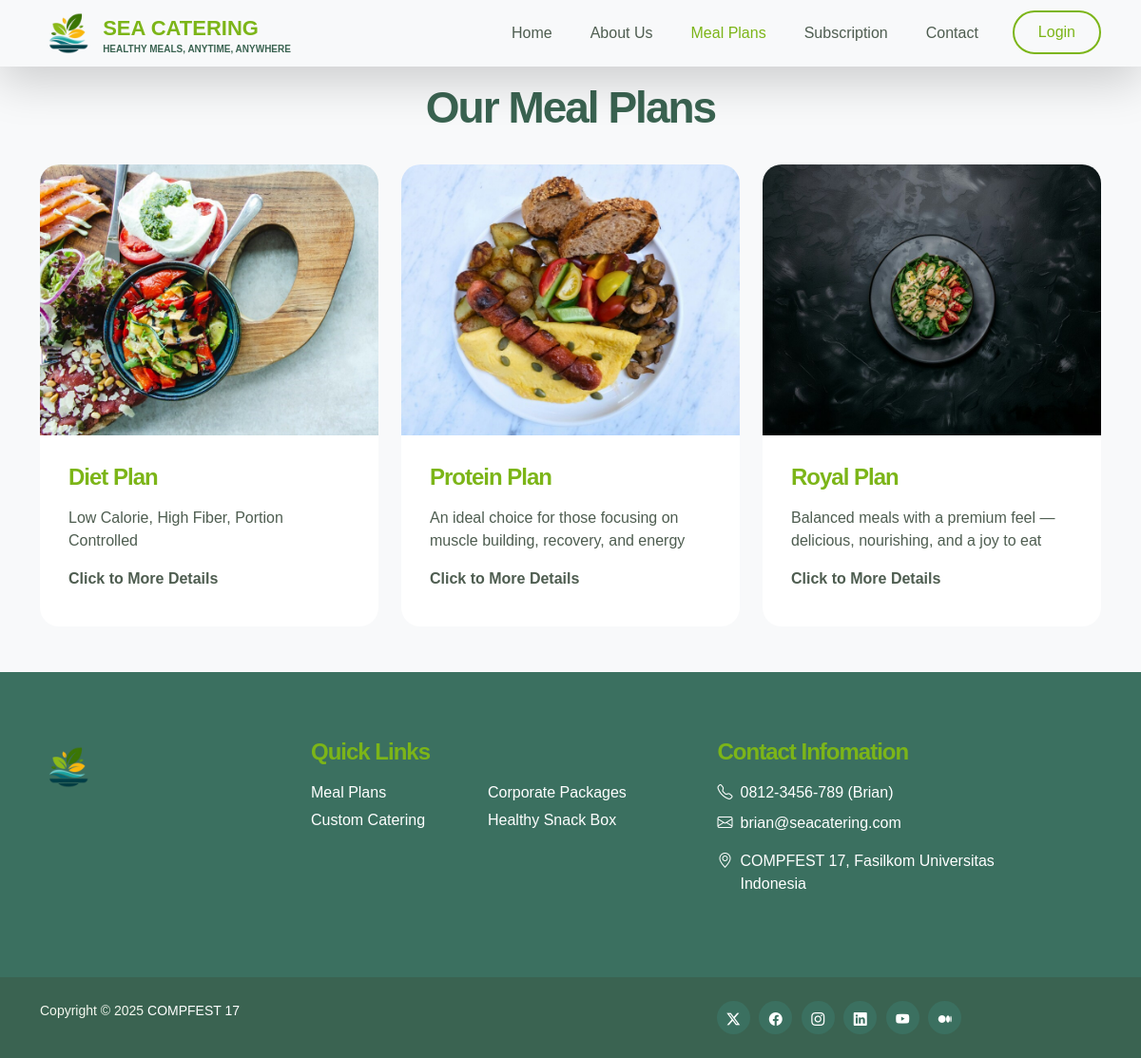
The app's page /index.php?page=meals with its own data.
### tables this page shows
CREATE TABLE `mealplans` (
  `plan_id` int(11) NOT NULL,
  `name` varchar(255) NOT NULL,
  `price_per_meal` decimal(10,2) NOT NULL,
  `description` text DEFAULT NULL,
  `image_url` varchar(255) DEFAULT NULL
);

### meals/content.php (the view, shortened to what this page needs)
<?php
include 'auth/db_connect.php';
$query = "SELECT * FROM mealplans";
$result = mysqli_query($conn, $query);
?>
            <section class="mt-3 mb-5">
                <div class="container">
                    <div class="row">
                        <div class="col-lg-12 col-12 text-center mb-4">
                            <h2>Our Meal Plans</h2>
                        </div>
                        <?php
                          $index = 1;
                          while ($row = mysqli_fetch_assoc($result)):
                          ?>
                          <div class="col-lg-4 col-md-6 col-12 mb-4 mb-lg-0">
                            <a data-bs-toggle="modal" data-bs-target="#menuModal<?= $index ?>" class="text-decoration-none text-dark">
                              <div class="custom-block-wrap">
                                <img src="<?= htmlspecialchars($row['image_url']) ?>" class="img-fluid meal-image" alt="">
                                <div class="custom-block">
                                  <div class="custom-block-body">
                                    <h5 class="mb-3"><?= htmlspecialchars($row['name']) ?></h5>
                                    <p><?= htmlspecialchars($row['description']) ?></p>
                                    <div class="d-flex align-items-center my-2">
                                      <p class="mb-0"><strong>Click to More Details</strong></p>
                                    </div>
                                  </div>
                                </div>
                              </div>
                            </a>
                          </div>
                          <?php
                          $index++;
                          endwhile;
                          ?>
                    </div>
                </div>
            </section>

### index.php (shortened to what this page needs)
<!doctype html>
<html lang="en">
    <head>
        <link href="css/bootstrap.min.css" rel="stylesheet">
        <link rel="stylesheet" href="https://cdn.jsdelivr.net/npm/bootstrap-icons@1.11.3/font/bootstrap-icons.min.css">
        <link href="css/style.css" rel="stylesheet">
        <link href="css/dashboard_style.css" rel="stylesheet">
        <link rel="stylesheet" type="text/css" href="https://cdn.jsdelivr.net/npm/daterangepicker/daterangepicker.css" />
        <link rel="stylesheet" href="https://cdnjs.cloudflare.com/ajax/libs/OwlCarousel2/2.3.4/assets/owl.carousel.min.css"/>
        <link rel="stylesheet" href="https://cdnjs.cloudflare.com/ajax/libs/OwlCarousel2/2.3.4/assets/owl.theme.default.min.css"/>
        <link rel="stylesheet" href="https://cdnjs.cloudflare.com/ajax/libs/font-awesome/6.5.0/css/all.min.css">
        <link rel="stylesheet" href="https://cdn.jsdelivr.net/npm/flatpickr/dist/flatpickr.min.css">
    </head>
    <body id="section_1">
    <?php
    include 'layout/navbar.php';
    ?>
        <main>
        <?php
            $page = isset($_GET['page']) ? $_GET['page'] : 'home';
            switch ($page) {
                case 'meals':
                    include 'meals/content.php';
                    break;
            }
        ?>
<?php
include "layout/footer.php";
?>
    </body>
</html>

### layout/navbar.php (shortened to what this page needs)
<?php
    $current_page = basename($_SERVER['PHP_SELF']);
?>
        <nav class="navbar navbar-expand-lg bg-light shadow-lg">
            <div class="container">
                <a class="navbar-brand" href="index.php">
                    <img src="images/logo.png" class="logo img-fluid" alt="Sea Catering">
                    <span>
                        SEA CATERING
                        <small>Healthy Meals, Anytime, Anywhere</small>
                    </span>
                </a>
                <div class="collapse navbar-collapse" id="navbarNav">
                    <ul class="navbar-nav ms-auto">
                        <li class="nav-item">
                            <a class="nav-link <?php if($current_page == 'index.php') echo 'active'; ?>" href="index.php">Home</a>
                        </li>
                        <li class="nav-item">
                            <a class="nav-link scroll-link" href="index.php?page=home#section_2">About Us</a>
                        </li>
                        <li class="nav-item">
                            <a class="nav-link" href="index.php?page=meals">Meal Plans</a>
                        </li>
                        <li class="nav-item">
                            <a class="nav-link" href="index.php?page=subscription">Subscription</a>
                        </li>
                        <li class="nav-item">
                            <a class="nav-link scroll-link" href="index.php?page=home#section_3">Contact</a>
                        </li>
                        <?php
                            if (isset($_SESSION['email'])) {
                        ?>
                        <li class="nav-item dropdown ms-3">
                            <a class="nav-link dropdown-toggle btn custom-btn custom-border-btn" href="#" id="userDropdown" data-bs-toggle="dropdown">
                                <?php echo htmlspecialchars($_SESSION['full_name']); ?>
                            </a>
                            <ul class="dropdown-menu">
                                <?php
                                    include 'auth/db_connect.php';
                                    $email = $_SESSION['email'];
                                    $query = "SELECT role FROM users WHERE email = '$email'";
                                    $result = mysqli_query($conn, $query);
                                    $user = mysqli_fetch_assoc($result);
                                    if ($user['role'] === 'admin') {
                                        echo '<li><a class="dropdown-item" href="?page=dashboard_admin">Dashboard</a></li>';
                                    } else {
                                        echo '<li><a class="dropdown-item" href="?page=dashboard_user">Dashboard</a></li>';
                                    }
                                ?>
                                <li><a class="dropdown-item" href="auth/logout.php">Logout</a></li>
                            </ul>
                        </li>
                        <?php
                        } else{?>
                        <li class="nav-item ms-3">
                            <a class="nav-link custom-btn custom-border-btn btn" href="index.php"data-bs-toggle="modal" data-bs-target="#loginRegisterModal">Login</a>
                        </li>
                        <?php
                        }
                        ?>
                    </ul>
                </div>
            </div>
        </nav>

### layout/footer.php
<footer class="site-footer">
    <div class="container">
        <div class="row">
            <div class="col-lg-3 col-12 mb-4">
                <img src="images/logo.png" class="logo img-fluid" alt="">
            </div>
            <div class="col-lg-4 col-md-6 col-12 mb-4">
                <h5 class="site-footer-title mb-3">Quick Links</h5>
                <ul class="footer-menu">
                    <li class="footer-menu-item"><a href="#" class="footer-menu-link">Meal Plans</a></li>
                    <li class="footer-menu-item"><a href="#" class="footer-menu-link">Custom Catering</a></li>
                    <li class="footer-menu-item"><a href="#" class="footer-menu-link">Corporate Packages</a></li>
                    <li class="footer-menu-item"><a href="#" class="footer-menu-link">Healthy Snack Box</a></li>
                </ul>
            </div>
            <div class="col-lg-4 col-md-6 col-12 mx-auto">
                <h5 class="site-footer-title mb-3">Contact Infomation</h5>
                <p class="text-white d-flex mb-2">
                    <i class="bi-telephone me-2"></i>
                    <a href="tel: 08123456789" class="site-footer-link">
                        0812-3456-789 (Brian)
                    </a>
                </p>
                <p class="text-white d-flex">
                    <i class="bi-envelope me-2"></i>
                    <a href="brian@seacatering.com" class="site-footer-link">
                        brian@seacatering.com
                    </a>
                </p>
                <p class="text-white d-flex mt-3">
                    <i class="bi-geo-alt me-2"></i>
                    COMPFEST 17, Fasilkom Universitas Indonesia
                </p>
            </div>
        </div>
    </div>
    <div class="site-footer-bottom">
        <div class="container">
            <div class="row">
                <div class="col-lg-6 col-md-7 col-12">
                    <p class="copyright-text mb-0">Copyright © 2025 <a href="https://compfest.id/" target="_blank">COMPFEST 17</a></p>
                </div>
                <div class="col-lg-6 col-md-5 col-12 d-flex justify-content-center align-items-center mx-auto">
                    <ul class="social-icon">
                        <li class="social-icon-item">
                            <a href="https://twitter.com/COMPFEST/" class="social-icon-link bi-twitter-x"></a>
                        </li>
                        <li class="social-icon-item">
                            <a href="https://www.facebook.com/COMPFEST/" class="social-icon-link bi-facebook"></a>
                        </li>
                        <li class="social-icon-item">
                            <a href="https://www.instagram.com/compfest/" class="social-icon-link bi-instagram"></a>
                        </li>
                        <li class="social-icon-item">
                            <a href="https://www.linkedin.com/company/compfest/" class="social-icon-link bi-linkedin"></a>
                        </li>
                        <li class="social-icon-item">
                            <a href="https://medium.com/compfest/" class="social-icon-link bi-youtube"></a>
                        </li>
                        <li class="social-icon-item">
                            <a href="https://medium.com/compfest/" class="social-icon-link bi bi-medium"></a>
                        </li>
                    </ul>
                </div>
            </div>
        </div>
    </div>
</footer>

### css/style.css (style rules this page uses)
:root { --white-color: #ffffff; --primary-color: #7CB518; --secondary-color: #3A6351; --primary-bg: #FFE6A9; --section-bg-color: #F4F8EF; --site-footer-bg-color: #3B7060; --custom-btn-bg-color: #7CB518; --custom-btn-bg-hover-color: #A1C935; --dark-color: #1B1B1B; --p-color: #4E5D50; --border-color: #DDE4DA; --body-font-family: 'Metropolis', sans-serif; --h1-font-size: 52px; --h2-font-size: 46px; --h3-font-size: 32px; --h4-font-size: 28px; --h5-font-size: 24px; --h6-font-size: 22px; --p-font-size: 16px; --btn-font-size: 18px; --copyright-font-size: 14px; --border-radius-large: 100px; --border-radius-medium: 20px; --border-radius-small: 10px; --font-weight-light: 300; --font-weight-normal: 400; --font-weight-semibold: 600; --font-weight-bold: 700; }
body { background-color: var(--white-color); font-family: var(--body-font-family); }
h2, h3, h4, h5, h6 { color: var(--dark-color); }
h1, h2, h3, h4, h5, h6 { font-weight: var(--font-weight-semibold); letter-spacing: -1px; }
h2 { color: var(--secondary-color); font-size: var(--h2-font-size); letter-spacing: -2px; }
h5 { color: var(--primary-color); font-size: var(--h5-font-size); }
p { color: var(--p-color); font-size: var(--p-font-size); font-weight: var(--font-weight-light); }
ul li { color: var(--p-color); font-size: var(--p-font-size); font-weight: var(--font-weight-normal); }
a, button { touch-action: manipulation; transition: all 0.3s; }
a { color: var(--p-color); text-decoration: none; }
b, strong { font-weight: var(--font-weight-bold); }
.custom-block-wrap { background: var(--white-color); border-radius: var(--border-radius-medium); position: relative; overflow: hidden; transition: all 0.5s; cursor: pointer; }
.custom-block-body { padding: 30px; }
.custom-btn { background: var(--secondary-color); border: 2px solid transparent; border-radius: var(--border-radius-large); color: var(--white-color); font-size: var(--btn-font-size); font-weight: var(--font-weight-normal); line-height: normal; padding: 15px 25px; }
.navbar-expand-lg .navbar-nav .nav-link.custom-btn { color: var(--custom-btn-bg-color); margin-top: 8px; padding: 12px 25px; }
.custom-border-btn { background: transparent; border: 2px solid var(--custom-btn-bg-color); color: var(--primary-color); }
.navbar { background: var(--white-color); z-index: 9; padding-top: 0; padding-bottom: 0; }
.navbar-brand { color: var(--primary-color); font-size: var(--h6-font-size); font-weight: var(--font-weight-bold); }
.navbar-brand span { display: inline-block; vertical-align: middle; }
.navbar-brand small { color: var(--secondary-color); display: block; font-size: 10px; line-height: normal; text-transform: uppercase; }
.logo { width: 60px; height: auto; }
.navbar-expand-lg .navbar-nav .nav-link { margin-right: 0; margin-left: 0; padding: 20px; }
.navbar-nav .nav-link { display: inline-block; color: var(--p-color); font-size: var(--p-font-size); font-weight: var(--font-weight-medium); position: relative; padding-top: 15px; padding-bottom: 15px; }
.navbar-nav .nav-link.active, .navbar-nav .nav-link:hover { background: transparent; color: var(--primary-color); }
.meal-image { max-height: 666px; object-fit: cover; width: 100%; }
.site-footer { background-color: var(--site-footer-bg-color); padding-top: 70px; }
.site-footer-bottom { background-color: var(--secondary-color); position: relative; z-index: 2; margin-top: 70px; padding-top: 25px; padding-bottom: 25px; }
.site-footer-bottom a { color: var(--white-color); }
.site-footer-link { color: var(--white-color); }
.copyright-text { color: var(--section-bg-color); font-size: var(--copyright-font-size); margin-right: 30px; }
.footer-menu { column-count: 2; margin: 0; padding: 0; }
.footer-menu-item { list-style: none; display: block; }
.footer-menu-link { font-size: var(--p-font-size); color: var(--white-color); display: inline-block; vertical-align: middle; margin-right: 10px; margin-bottom: 5px; }
.social-icon { margin: 0; padding: 0; }
.social-icon-item { list-style: none; display: inline-block; vertical-align: top; }
.social-icon-link { background: var(--site-footer-bg-color); border-radius: var(--border-radius-large); color: var(--white-color); font-size: var(--copyright-font-size); display: block; margin-right: 5px; text-align: center; width: 35px; height: 35px; line-height: 38px; }

### records on screen
mealplans: image_url (picture), name "Diet Plan", description "Low Calorie, High Fiber, Portion Controlled"
mealplans: image_url (picture), name "Protein Plan", description "An ideal choice for those focusing on muscle building, recovery, and energy"
mealplans: image_url (picture), name "Royal Plan", description "Balanced meals with a premium feel — delicious, nourishing, and a joy to eat"
